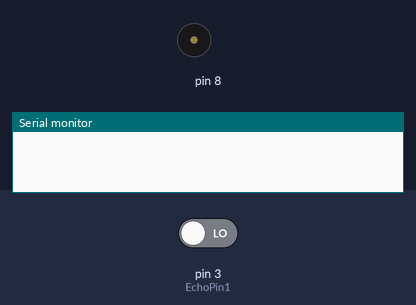
Simulated run of this sketch. Board: Arduino Uno, built with avr-gcc and run on an emulated ATmega328P. Parts: buzzer (waves = sounding), the last lines printed to the serial monitor. Inputs (shaded band) come from the test bench; at power-on: pin 3 (EchoPin1) LOW.

Above: at 0.1 s.
At 1.2 s:
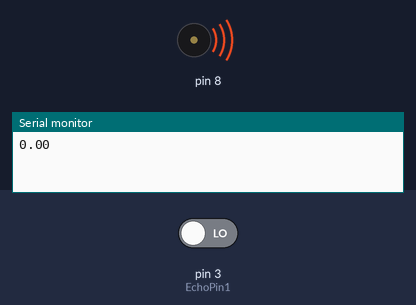
Timing chart, 0 to 2.7 s (numbered marks = the images above):
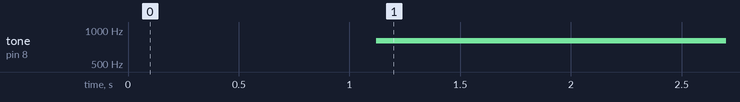

Measured:
- by itself, tone on pin 8: silent → 800 Hz at 1.1 s

The sketch:

sound.ino
```cpp
const int TrigPin1=2;
const int EchoPin1=3;


float cm1;

void setup() {
  // put your setup code here, to run once:
Serial.begin(9600);
pinMode(TrigPin1, OUTPUT);
pinMode(EchoPin1,INPUT);

}

void loop() {
  // put your main code here, to run repeatedly:
digitalWrite(TrigPin1,LOW);
delay(20);
digitalWrite(TrigPin1,HIGH);
delay(100);
digitalWrite(TrigPin1,LOW);

cm1 = pulseIn(EchoPin1,HIGH)/100;
Serial.print(cm1);
Serial.println();


if(cm1>110)
{
  noTone(8);
}
else
{
  tone(8,800-cm1*3,3*cm1);
  delay(cm1*10);
}


}
```
